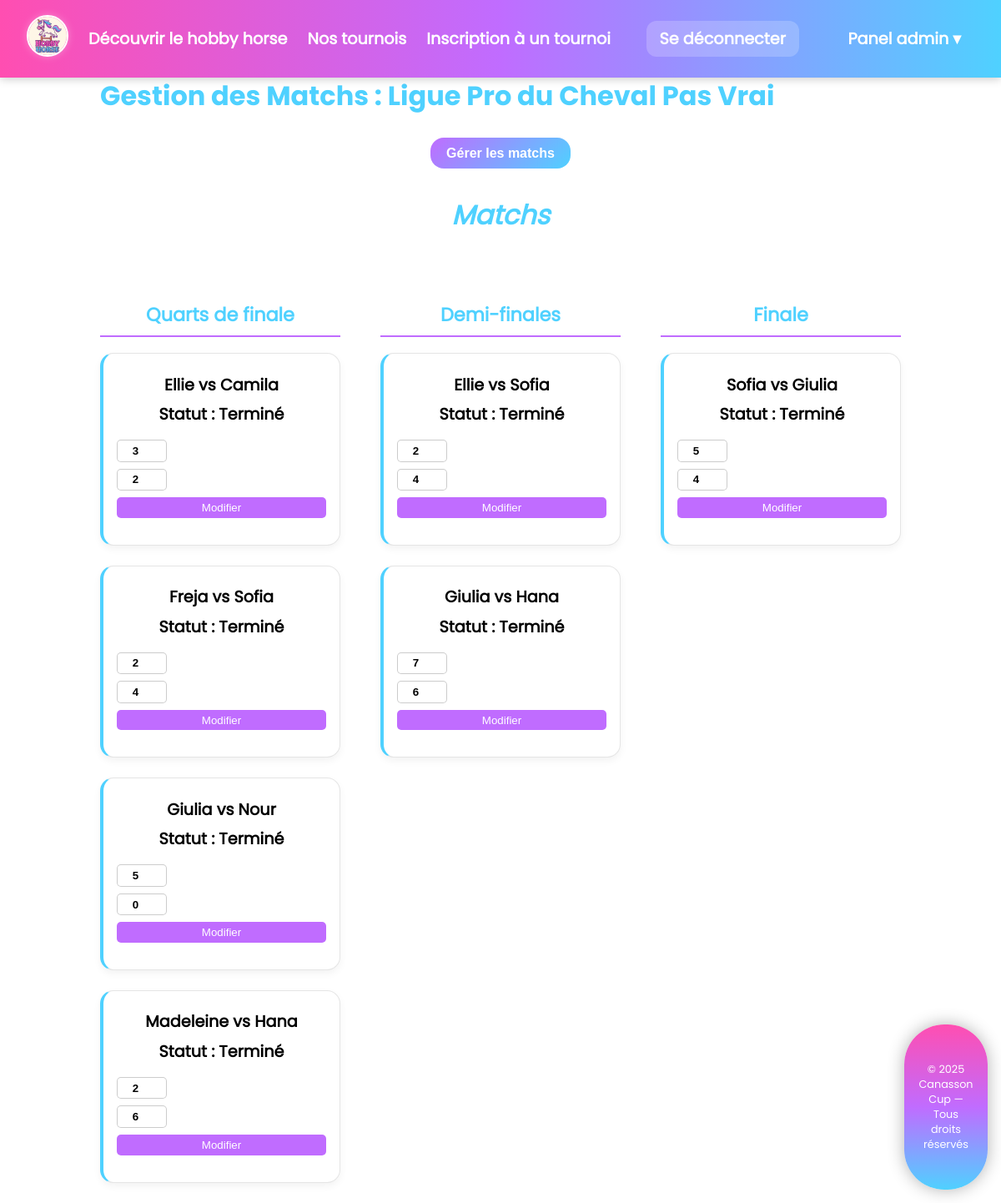
Screenshot of /match.php?id=3 (signed in) with the database file from the repository.
### tables this page shows
CREATE TABLE `tournois` (
  `id` int NOT NULL,
  `nom` varchar(255) NOT NULL,
  `statut` enum('En cours','Terminé','A venir') NOT NULL,
  `date` date NOT NULL,
  `type` enum('elimination','championnat') NOT NULL DEFAULT 'elimination',
  `description` text NOT NULL
);

CREATE TABLE `matchs` (
  `id` int NOT NULL,
  `date` date NOT NULL,
  `tournoi_id` int NOT NULL,
  `joueur1_id` int NOT NULL,
  `joueur2_id` int NOT NULL,
  `score_joueur1` int DEFAULT NULL,
  `score_joueur2` int DEFAULT NULL,
  `statut` enum('En cours','Terminé','A venir') NOT NULL,
  `vainqueur_id` int DEFAULT NULL,
  `phase` varchar(255) DEFAULT NULL
);

CREATE TABLE `utilisateurs` (
  `id` int NOT NULL,
  `nom_utilisateur` varchar(255) NOT NULL,
  `mot_de_passe` varchar(255) NOT NULL,
  `role` enum('admin','joueur') NOT NULL,
  `token` varchar(255) DEFAULT NULL
);

### match.php (the view, shortened to what this page needs)
<?php
include('function.php');
$tournoi_id = (int)$_GET['id'];
$request = $bdd->prepare("SELECT nom, type
                        FROM tournois
                        WHERE id = :id");
$request->execute(['id' => $tournoi_id]);
$tournoi = $request->fetch();
$error = null;
?>
<?php include('head.php'); ?>
<body>
    <?php include('nav.php'); ?>
    <section class="match__wrapper container">
        <h2>Gestion des Matchs : <?php echo $tournoi['nom']; ?></h2>
        <?php if (!isset($error)): ?>
            <form method="POST">
                <button type="submit" name="generate_matches">Gérer les matchs</button>
            </form>
        <?php endif; ?>
        <h3>Matchs</h3>
        <?php
        $request = $bdd->prepare("
            SELECT m.*, u1.nom_utilisateur AS joueur_1, u2.nom_utilisateur AS joueur_2
            FROM matchs m
            JOIN utilisateurs u1 ON m.joueur1_id = u1.id
            JOIN utilisateurs u2 ON m.joueur2_id = u2.id
            WHERE m.tournoi_id = :tournoi_id
            ORDER BY FIELD(m.phase, 'finale', 'demi', 'quart'), m.id
        ");
        $request->execute(['tournoi_id' => $tournoi_id]);
        $matchs = $request->fetchAll(PDO::FETCH_ASSOC);
        if ($tournoi['type'] === 'championnat') {
            $request = $bdd->prepare("
                SELECT u.id, u.nom_utilisateur
                FROM tournoi_participants tp
                JOIN utilisateurs u ON tp.joueur_id = u.id
                WHERE tp.tournoi_id = :tournoi_id
                ORDER BY u.nom_utilisateur
            ");
            $request->execute(['tournoi_id' => $tournoi_id]);
            $participants = $request->fetchAll(PDO::FETCH_ASSOC);
            $match_matrix = [];
            foreach ($participants as $p1) {
                foreach ($participants as $p2) {
                    $match_matrix[$p1['id']][$p2['id']] = null;
                }
            }
            foreach ($matchs as $match) {
                $match_matrix[$match['joueur1_id']][$match['joueur2_id']] = $match;
                $match_matrix[$match['joueur2_id']][$match['joueur1_id']] = $match;
            }
            if (count($participants) > 0) {
                echo '<div class="match-table-wrapper">';
                echo '<table class="match-table">';
                echo '<tr><th></th>';
                foreach ($participants as $participant) {
                    echo '<th>' . htmlspecialchars($participant['nom_utilisateur']) . '</th>';
                }
                echo '</tr>';
                foreach ($participants as $p1) {
                    echo '<tr>';
                    echo '<th>' . htmlspecialchars($p1['nom_utilisateur']) . '</th>';
                    foreach ($participants as $p2) {
                        if ($p1['id'] === $p2['id']) {
                            echo '<td class="diagonal">-</td>';
                        } elseif (isset($match_matrix[$p1['id']][$p2['id']])) {
                            $match = $match_matrix[$p1['id']][$p2['id']];
                            $is_joueur1 = $match['joueur1_id'] === $p1['id'];
                            $score1 = $is_joueur1 ? $match['score_joueur1'] : $match['score_joueur2'];
                            $score2 = $is_joueur1 ? $match['score_joueur2'] : $match['score_joueur1'];
                            $joueur1_id = $match['joueur1_id'];
                            $joueur2_id = $match['joueur2_id'];
                            $class = $match['statut'] === 'Terminé' ? 'match-terminated' : 'match-pending';
                            echo '<td class="' . $class . '">';
                            echo '<form method="POST" class="match-form">';
                            echo '<input type="hidden" name="match_id" value="' . $match['id'] . '">';
                            echo '<input type="hidden" name="joueur1_id" value="' . $joueur1_id . '">';
                            echo '<input type="hidden" name="joueur2_id" value="' . $joueur2_id . '">';
                            echo '<input type="number" name="score_joueur1" value="' . ($match['statut'] === 'Terminé' ? $score1 : '') . '" placeholder="Score" required>';
                            echo '<input type="number" name="score_joueur2" value="' . ($match['statut'] === 'Terminé' ? $score2 : '') . '" placeholder="Score" required>';
                            echo '<button type="submit">' . ($match['statut'] === 'Terminé' ? 'Modifier' : 'Enregistrer') . '</button>';
                            echo '</form>';
                            echo '</td>';
                        } else {
                            echo '<td>-</td>';
                        }
                    }
                    echo '</tr>';
                }
                echo '</table>';
                echo '</div>';
            } else {
                echo '<p>Aucun participant dans ce tournoi.</p>';
            }
        } elseif ($tournoi['type'] === 'elimination') {
            $phases = ['quart' => [], 'demi' => [], 'finale' => []];
            foreach ($matchs as $match) {
                $phases[$match['phase']][] = $match;
            }
            if (count($matchs) > 0) {
                echo '<div class="match-list">';
                foreach (['quart' => 'Quarts de finale', 'demi' => 'Demi-finales', 'finale' => 'Finale'] as $phase_key => $phase_name) {
                    if (!empty($phases[$phase_key])) {
                        echo '<div class="phase-section">';
                        echo '<h4>' . $phase_name . '</h4>';
                        foreach ($phases[$phase_key] as $match) {
                            $class = $match['statut'] === 'Terminé' ? 'match-terminated' : 'match-pending';
                            echo '<div class="match-card ' . $class . '">';
                            echo '<p>' . htmlspecialchars($match['joueur_1']) . ' vs ' . htmlspecialchars($match['joueur_2']) . '</p>';
                            echo '<p>Statut : ' . htmlspecialchars($match['statut']) . '</p>';
                            echo '<form method="POST" class="match-form">';
                            echo '<input type="number" name="score_joueur1" value="' . ($match['statut'] === 'Terminé' ? $match['score_joueur1'] : '') . '" placeholder="Score ' . htmlspecialchars($match['joueur_1']) . '" required>';
                            echo '<input type="number" name="score_joueur2" value="' . ($match['statut'] === 'Terminé' ? $match['score_joueur2'] : '') . '" placeholder="Score ' . htmlspecialchars($match['joueur_2']) . '" required>';
                            echo '<button type="submit">' . ($match['statut'] === 'Terminé' ? 'Modifier' : 'Enregistrer') . '</button>';
                            echo '</form>';
                            echo '</div>';
                        }
                        echo '</div>';
                    }
                }
                echo '</div>';
            } else {
                echo '<p>Aucun match n\'a été généré pour ce tournoi.</p>';
            }
        }
        ?>
    </section>
    <?php include('footer.php') ?>
</body>
</html>

### assets/css/style.css (style rules this page uses)
.match__wrapper form { margin: 1rem 0; text-align: center; }
.match__wrapper form button[name=generate_matches] { padding: 0.6rem 1.2rem; font-size: 1rem; font-weight: bold; border: none; border-radius: 1rem; background: linear-gradient(135deg, #C06CFF, #4FD1FF); color: white; cursor: pointer; transition: background 0.3s ease, transform 0.2s ease; }
.match-form button { padding: 0.3rem 0.6rem; background: #C06CFF; color: white; border: none; border-radius: 5px; cursor: pointer; transition: background 0.3s ease; }
.match-form { display: flex; flex-direction: column; gap: 0.5rem; }
.match-form input[type=number] { width: 60px; padding: 0.3rem; border: 1px solid rgba(0, 0, 0, 0.2); border-radius: 5px; text-align: center; font-weight: bold; }
.match-list { display: flex; justify-content: center; gap: 3rem; margin-top: 3rem; flex-wrap: wrap; }
.match-list .phase-section { flex: 1; display: flex; flex-direction: column; align-items: center; min-width: 280px; }
.match-list .phase-section h4 { text-align: center; font-size: 1.4rem; margin-bottom: 1.2rem; color: #4FD1FF; border-bottom: 2px solid #C06CFF; padding-bottom: 0.5rem; width: 100%; max-width: 300px; }
.match-list .phase-section .match-card { background: white; border: 1px solid rgba(0, 0, 0, 0.1); padding: 1rem; border-radius: 1rem; margin-bottom: 1.5rem; width: 100%; max-width: 300px; box-shadow: 0 4px 10px rgba(0, 0, 0, 0.05); transition: transform 0.2s ease; }
.match-list .phase-section .match-card p { margin: 0.4rem 0; font-weight: bold; text-align: center; }
.match-list .phase-section .match-card.match-terminated { border-left: 4px solid #4FD1FF; }
* { box-sizing: border-box; }
body { font-family: "Poppins"; font-size: 1.2rem; margin: 0; padding-top: 4rem; background-image: url(../../assets/img/bg-pink.jpg); }
section { margin-bottom: 3rem; }
h2 { font-family: "PoppinsBold"; font-size: 2rem; color: #4FD1FF; }
h3 { font-style: italic; color: #4FD1FF; font-size: 2rem; text-align: center; }
.container { width: 80%; margin: 0 auto; }

### rows the page displays
tournois: nom "Ligue Pro du Cheval Pas Vrai"
matchs: joueur1.nom_utilisateur "Ellie", joueur2.nom_utilisateur "Camila", statut "Terminé", score_joueur1 "3", score_joueur2 "2", shows "Modifier"
matchs: joueur1.nom_utilisateur "Freja", joueur2.nom_utilisateur "Sofia", statut "Terminé", score_joueur1 "2", score_joueur2 "4", shows "Modifier"
matchs: joueur1.nom_utilisateur "Giulia", joueur2.nom_utilisateur "Nour", statut "Terminé", score_joueur1 "5", score_joueur2 "0", shows "Modifier"
matchs: joueur1.nom_utilisateur "Madeleine", joueur2.nom_utilisateur "Hana", statut "Terminé", score_joueur1 "2", score_joueur2 "6", shows "Modifier"
matchs: joueur1.nom_utilisateur "Ellie", joueur2.nom_utilisateur "Sofia", statut "Terminé", score_joueur1 "2", score_joueur2 "4", shows "Modifier"
matchs: joueur1.nom_utilisateur "Giulia", joueur2.nom_utilisateur "Hana", statut "Terminé", score_joueur1 "7", score_joueur2 "6", shows "Modifier"
matchs: joueur1.nom_utilisateur "Sofia", joueur2.nom_utilisateur "Giulia", statut "Terminé", score_joueur1 "5", score_joueur2 "4", shows "Modifier"

### other values shown
$phase_name "Quarts de finale"
$phase_name "Demi-finales"
$phase_name "Finale"
